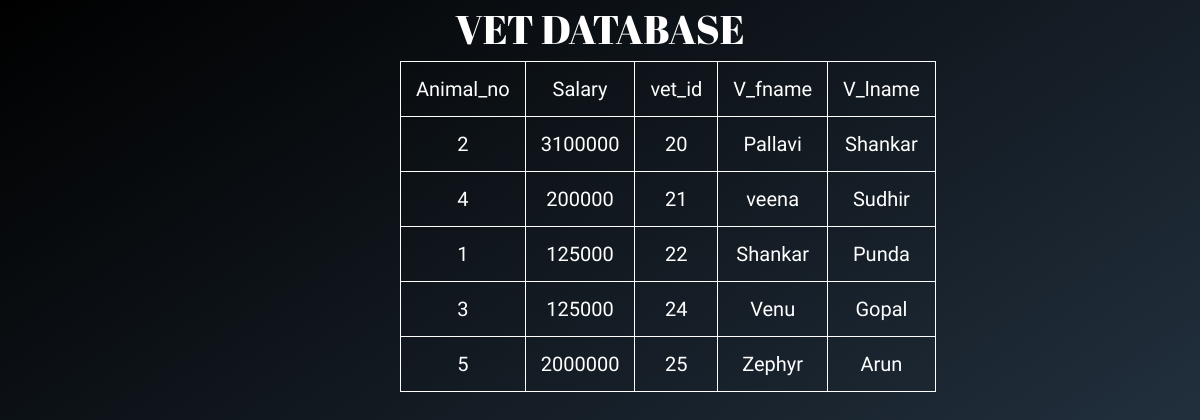
The page /nv.php on the database its author committed.
### tables this page shows
CREATE TABLE `vet` (
  `vet_id` int(11) NOT NULL,
  `v_fname` varchar(30) NOT NULL,
  `v_lname` varchar(30) NOT NULL,
  `salary` int(11) NOT NULL,
  `animal_no` int(11) NOT NULL
);

### nv.php (the view, shortened to what this page needs)
<html>
<link href="https://cdn.jsdelivr.net/npm/bootstrap@5.0.0-beta1/dist/css/bootstrap.min.css" rel="stylesheet">
<body>
  <h1> VET  DATABASE </h1>
  <table>
    <tr>
      <td style="font-size: 20px">Animal_no</td>
      <td style="font-size: 20px">Salary</td>
      <td style="font-size: 20px">vet_id</td>
      <td style="font-size: 20px">V_fname</td>
      <td style="font-size: 20px">V_lname</td>
    </tr>
<?php
$servername = "localhost";
$username = "root";
$password = "";
$dbname = "proj";
$conn = new mysqli($servername, $username, $password, $dbname);
$sql = "SELECT animal_no, salary, vet_id, v_fname, v_lname FROM vet";
$result = $conn->query($sql);
if ($result->num_rows > 0) {
    while($row = $result->fetch_assoc()) {
        ?>
        <tr>
            <td style="font-size: 20px"><?php echo $row["animal_no"]; ?></td>
            <td style="font-size: 20px"><?php echo $row["salary"]; ?></td>
            <td style="font-size: 20px"><?php echo $row["vet_id"]; ?></td>
            <td style="font-size: 20px"><?php echo $row["v_fname"]; ?></td>
            <td style="font-size: 20px"><?php echo $row["v_lname"]; ?></td>
          <?php
    }
} else {
    echo "0 results";
}
?>
</table>
</body>
</html>

### nv.php (style rules this page uses)
body { font-family: "Work Sans", sans-serif; background-repeat: no-repeat; font-size: 30px; background-size: cover; padding-left: 400px; padding-top: 5px; background-color: white; background-color: #000000; background-image: linear-gradient(147deg, #000000 0%, #2c3e50 100%); padding-bottom: 30%; }
table, th, td { border: 1px solid white; padding: 15px; text-align: center; color: white; }
table { border-spacing: 25px; }
h1 { font-family: 'Abril Fatface', cursive; font-size: 2.5rem; color: white; text-align: center; padding-right: 400px; }

### rows shown on the page
vet: animal_no "2", salary "3100000", vet_id "20", v_fname "Pallavi", v_lname "Shankar"
vet: animal_no "4", salary "200000", vet_id "21", v_fname "veena", v_lname "Sudhir"
vet: animal_no "1", salary "125000", vet_id "22", v_fname "Shankar", v_lname "Punda"
vet: animal_no "3", salary "125000", vet_id "24", v_fname "Venu", v_lname "Gopal"
vet: animal_no "5", salary "2000000", vet_id "25", v_fname "Zephyr", v_lname "Arun"
